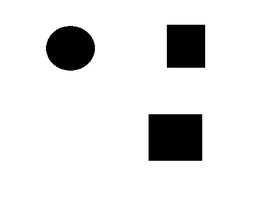
%> input picture Algorithm/simulation_python_shape_center/simpified map.png, 260 x 212 px, shrunk from 441 x 360 before the run
$ octave simulationFinal.m   (GNU Octave 9; MATLAB toolbox functions it lacks are replaced by stand-ins)
%> lines starting %> are read from the running program, lines starting %| are printed output that depends on the picture; in (x1, y1, x2, y2) boxes, pixels count from 0 and x2, y2 are one past the last pixel; in counts of white or black regions, pixels touching at a corner belong together; the program's own positions count from 1
clc;
clear;
%% Step 1: Read image Read in
RGB = imread('simpified map.png');
%> RGB is the input picture: size 212x260x3 uint8; min 0, max 255, mean 227.9
% RGB = imresize(RGB,0.3);

% Step 2: Convert image from rgb to gray
GRAY = rgb2gray(RGB);

% Step 3: Threshold the image Convert the image to black and white in order
% to prepare for boundary tracing using bwboundaries.
threshold = graythresh(GRAY);
%> threshold = 0.5
BW = im2bw(GRAY, threshold);
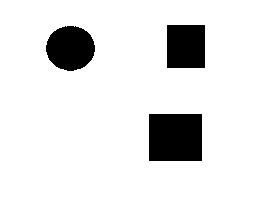
%> BW: size 212x260 logical; 89.4% white; 3 black regions, box (x1, y1, x2, y2) and area: (149, 114, 202, 161) 2491, (46, 26, 95, 71) 1712, (167, 25, 205, 68) 1634
imshow(BW);
title('Binary Image');

%%
X=[];
Y=[];
A=size(BW);
%> A = [212 260]
lenX=A(1,1);
%> lenX = 212
lenY=A(1,2);
%> lenY = 260
for i=1:lenX
    for j=1:lenY
        if BW(i,j)==0
           X=[X,i];
           Y=[Y,j];
        end


    end

end
%> after the loop, X = 5837 values from 26 to 161; Y = 5837 values, max 205 at index 38, min 47 at index 1456, mean 148.1
len=length(X);
%> len = 5837

%%
MapX=[];
MapY=[];
 a=0;
 x=1:len;
%> x = 5837 values from 1 to 5837
 x1=0;
 y1=0;
%> (the run ends here)
